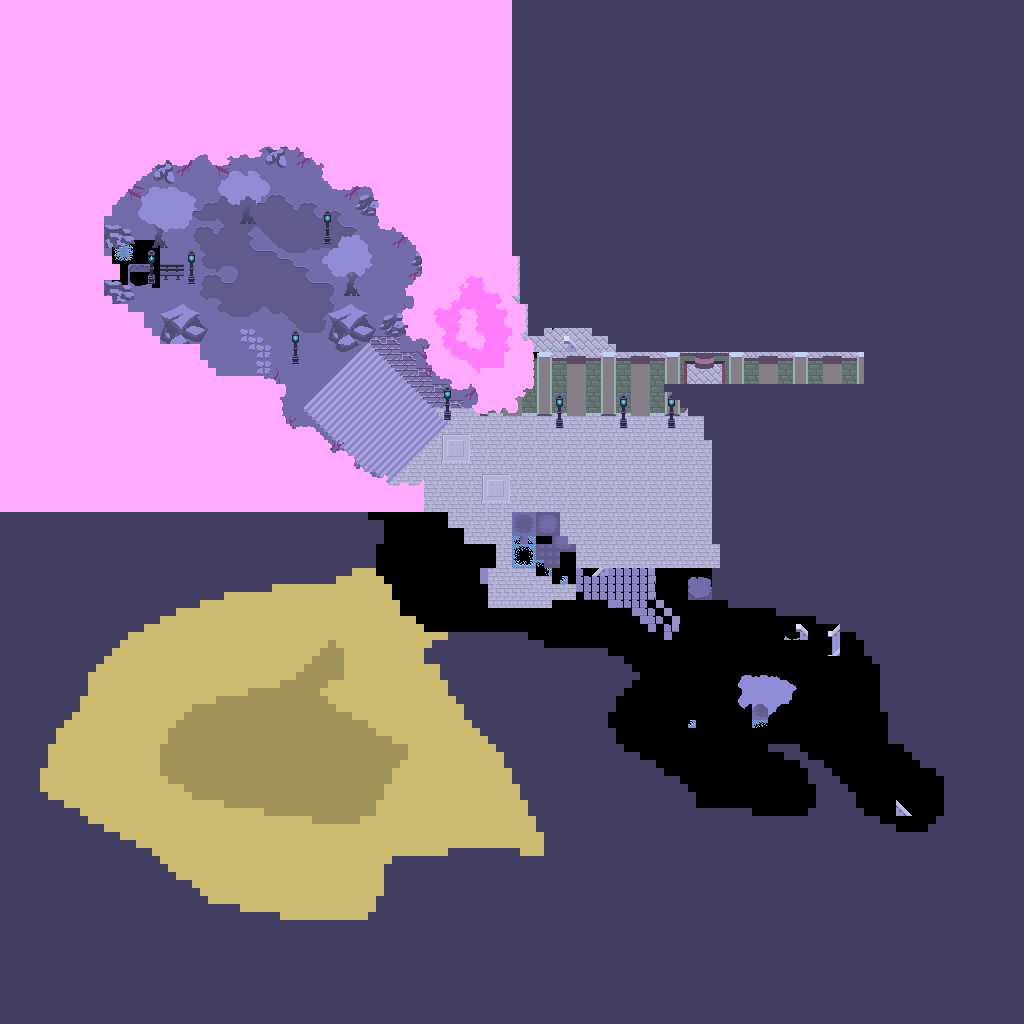

This is a level from a 2D game, rendered from its Tiled map with the project's own tilesets. A one-line summary and the map file follow, with tile-layer data summarised:
An orthogonal 128x128 tile map with 8x8 px tiles, 7 tile layers (Back, Stairs, Trees, ignore_tiles, ...), 2 tilesets and 58 objects (14x Billboard, 11x PointLight, 5x Bird, 2x Door, Wolf, ...).

<map version="1.0" orientation="orthogonal" renderorder="right-down" width="128" height="128" tilewidth="8" tileheight="8" nextobjectid="119">
 <properties>
  <property name="Sky" value="true" />
 </properties>
 <tileset firstgid="1" name="Tiles_1" tilewidth="8" tileheight="8" tilecount="4096" columns="64">
  <image source="../../../../../../Content/Tiles_1.png" width="512" height="512" />
  <tile id="108">
   <properties>
    <property name="Door" value="Demo 144 255" />
   </properties>
  </tile>
 </tileset>
 <tileset firstgid="4097" name="gui" tilewidth="1" tileheight="1" tilecount="0" columns="0" />
 <layer name="Back" width="128" height="128">
  <properties>
   <property name="layer" type="float" value="0.15" />
  </properties>
  <data>[16384 cells, 16115 non-empty, 136 distinct tile ids]</data>
 </layer>
 <layer name="Stairs" width="128" height="128">
  <properties>
   <property name="layer" type="float" value="0.25" />
  </properties>
  <data>[16384 cells, 508 non-empty, 215 distinct tile ids]</data>
 </layer>
 <layer name="Trees" width="128" height="128">
  <properties>
   <property name="layer" type="float" value="0.2" />
  </properties>
  <data>[16384 cells, 307 non-empty, 153 distinct tile ids]</data>
 </layer>
 <layer name="ignore_tiles" width="128" height="128">
  <properties>
   <property name="ignore" value="" />
  </properties>
  <data>[16384 cells, 128 non-empty, 22 distinct tile ids]</data>
 </layer>
 <layer name="Tree tops" width="128" height="128">
  <properties>
   <property name="layer" type="float" value="0.9" />
  </properties>
  <data>[16384 cells, 11813 non-empty, 116 distinct tile ids]</data>
 </layer>
 <layer name="tree tops 2" width="128" height="128">
  <properties>
   <property name="layer" type="float" value="0.95" />
  </properties>
  <data>[16384 cells, 28 non-empty, 3 distinct tile ids]</data>
 </layer>
 <layer name="LightPosts" width="128" height="128">
  <properties>
   <property name="layer" type="float" value="0.96" />
  </properties>
  <data>[16384 cells, 0 non-empty, 0 distinct tile ids]</data>
 </layer>
 <objectgroup name="objects" visible="0">
  <object id="2" name="Bird" type="Bird" x="448" y="440" width="8" height="8" />
  <object id="3" name="Bird" type="Bird" x="464" y="448" width="8" height="8" />
  <object id="4" name="Bird" type="Bird" x="464" y="432" width="8" height="8" />
  <object id="5" name="Bird" type="Bird" x="453.75" y="427" width="8" height="8" />
  <object id="8" name="Bird" type="Bird" x="488" y="448" width="8" height="8" />
  <object id="9" name="Wolf" type="Wolf" x="240" y="328" width="8" height="8" />
  <object id="11" name="Zombie" type="Zombie" x="272" y="288" width="8" height="8" />
  <object id="19" x="480" y="382" width="208" height="32" />
  <object id="23" x="720" y="384" width="144" height="32" />
  <object id="24" name="Mech" type="Mech" x="648" y="88" width="24" height="32" />
  <object id="26" x="344" y="0" width="168" height="160" />
  <object id="30" x="400" y="160" width="112" height="56" />
  <object id="31" x="456" y="216" width="56" height="136" />
  <object id="32" x="504" y="352" width="32" height="32" />
  <object id="60" type="Player" x="120" y="256" width="8" height="8" />
 </objectgroup>
 <objectgroup name="billboards" visible="0">
  <object id="64" x="323.909" y="238.98" width="7.125" height="5.03125" />
  <object id="65" name="Lamp Post" type="Billboard" x="319.378" y="209.136" width="16" height="32">
   <properties>
    <property name="Region" value="48 64 16 36" />
   </properties>
  </object>
  <object id="86" name="Lamp Post" type="Billboard" x="183.347" y="249.14" width="16" height="32">
   <properties>
    <property name="Region" value="48 64 16 36" />
   </properties>
  </object>
  <object id="87" x="187.878" y="278.984" width="7.125" height="5.03125" />
  <object id="88" name="Lamp Post" type="Billboard" x="143.391" y="249.171" width="16" height="32">
   <properties>
    <property name="Region" value="48 64 16 36" />
   </properties>
  </object>
  <object id="89" x="147.922" y="279.015" width="7.125" height="5.03125" />
  <object id="90" name="Lamp Post" type="Billboard" x="287.313" y="329" width="16" height="32">
   <properties>
    <property name="Region" value="48 64 16 36" />
   </properties>
  </object>
  <object id="91" x="291.844" y="358.844" width="7.125" height="5.03125" />
  <object id="92" name="Lamp Post" type="Billboard" x="439.375" y="385.187" width="16" height="32">
   <properties>
    <property name="Region" value="48 64 16 36" />
   </properties>
  </object>
  <object id="93" x="443.906" y="415.031" width="7.125" height="5.03125" />
  <object id="94" name="Lamp Post" type="Billboard" x="551.375" y="393.187" width="16" height="32">
   <properties>
    <property name="Region" value="48 64 16 36" />
   </properties>
  </object>
  <object id="95" x="555.906" y="423.031" width="7.125" height="5.03125" />
  <object id="96" name="Lamp Post" type="Billboard" x="615.375" y="393.187" width="16" height="32">
   <properties>
    <property name="Region" value="48 64 16 36" />
   </properties>
  </object>
  <object id="97" x="619.906" y="423.031" width="7.125" height="5.03125" />
  <object id="98" name="Lamp Post" type="Billboard" x="663.25" y="393.062" width="16" height="32">
   <properties>
    <property name="Region" value="48 64 16 36" />
   </properties>
  </object>
  <object id="99" x="667.781" y="422.906" width="7.125" height="5.03125" />
  <object id="100" name="Lamp Post" type="Billboard" x="727.375" y="393.187" width="16" height="32">
   <properties>
    <property name="Region" value="48 64 16 36" />
   </properties>
  </object>
  <object id="101" x="731.906" y="423.031" width="7.125" height="5.03125" />
  <object id="102" name="Lamp Post" type="Billboard" x="775.375" y="393.062" width="16" height="32">
   <properties>
    <property name="Region" value="48 64 16 36" />
   </properties>
  </object>
  <object id="103" x="779.906" y="422.906" width="7.125" height="5.03125" />
  <object id="104" name="Lamp Post" type="Billboard" x="839.25" y="393.062" width="16" height="32">
   <properties>
    <property name="Region" value="48 64 16 36" />
   </properties>
  </object>
  <object id="105" x="843.781" y="422.906" width="7.125" height="5.03125" />
  <object id="110" x="159.511" y="276.807" width="24.25" height="3.25" />
  <object id="111" name="Bench" type="Billboard" x="159.636" y="264.182" width="24.125" height="16">
   <properties>
    <property name="Region" value="64 64 24 16" />
   </properties>
  </object>
  <object id="112" name="Tree" type="Billboard" x="152" y="224" width="16" height="24">
   <properties>
    <property name="Region" value="96 16 16 24" />
   </properties>
  </object>
  <object id="114" x="152" y="242.841" width="16.1818" height="4.90909" />
  <object id="115" name="Tree" type="Billboard" x="239.659" y="200.5" width="16" height="24">
   <properties>
    <property name="Region" value="96 16 16 24" />
   </properties>
  </object>
  <object id="116" x="239.659" y="219.591" width="16.1818" height="4.90909" />
 </objectgroup>
 <objectgroup name="Doors" visible="0">
  <object id="58" x="864" y="352" width="128" height="64" />
  <object id="59" type="Door" x="952" y="392" width="16" height="32.6667">
   <properties>
    <property name="Door" value="Demo 144 255" />
   </properties>
  </object>
 </objectgroup>
 <objectgroup name="Particles">
  <object id="117" name="Fire_Fly" type="Particle" x="0" y="0" width="16" height="16">
   <properties>
    <property name="Type" value="Fire_Fly" />
   </properties>
  </object>
  <object id="118" type="Door" x="982" y="-48" width="8" height="1024">
   <properties>
    <property name="Door" value="Demo 32 470" />
   </properties>
  </object>
 </objectgroup>
 <objectgroup name="lighting" visible="0">
  <object id="43" type="PointLight" x="287" y="329.333" width="16" height="16" />
  </objectgroup>
</map>
<!-- 10 of 58 objects omitted -->
